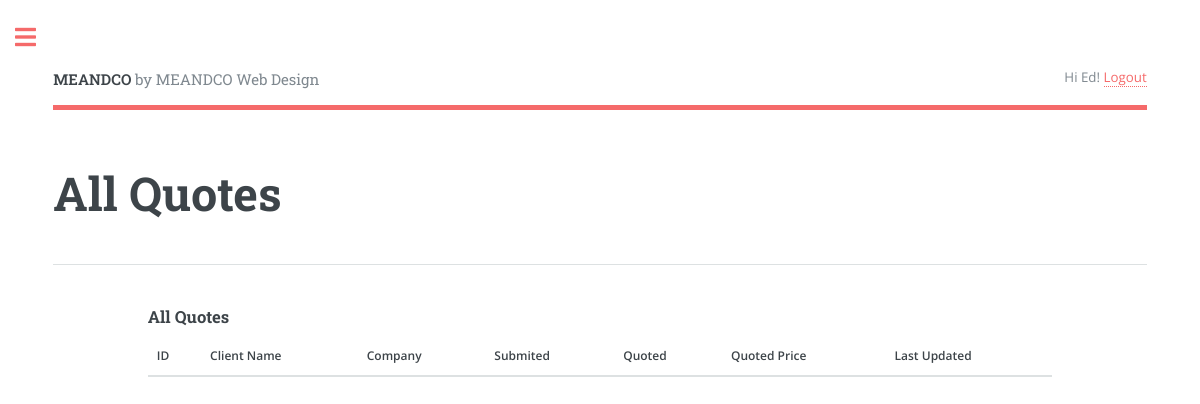
Before: /quotes/ (signed in) with the older database file.
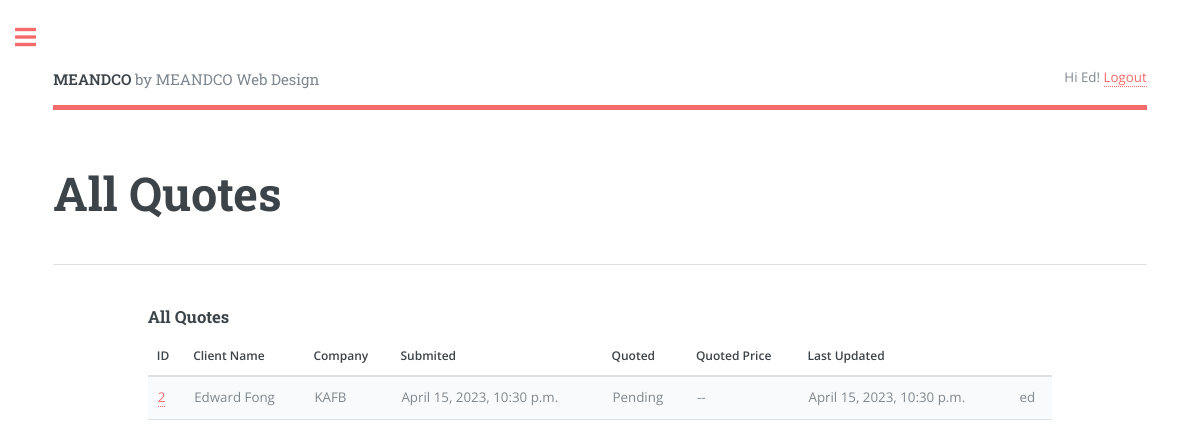
After: the same page with the newer database file.
### quote/models.py (models this page shows, shortened)
class Quote(models.Model):
    class Status(models.TextChoices):
        PENDING = 'Pending'
        REVIEWING = 'Reviewing'
        APPROVED = 'Approved'
    class Priority(models.TextChoices):
        URGENT  = 'UG', _('Urgent - 1 to week or less')
        NORMAL  = 'NM', _('Normal - 2 to 4 weeks')
        LOW     = 'LW', _('Low - Still Researching')
    name = models.CharField(max_length=250)
    requester = models.ForeignKey(User,
                                  on_delete=models.CASCADE, related_name='quotes')
    position = models.CharField(max_length=250, null=True,
                                blank=True)
    company = models.CharField(max_length=250, null=True,
                               blank=True)
    address = models.CharField(max_length=250, null=True,
                               blank=True)
    phone = models.CharField(max_length=30)
    email = models.EmailField(max_length=250)
    web_address = models.CharField(max_length=250, null=True,
                                   blank=True)
    description = models.TextField()
    created = models.DateTimeField(auto_now_add=True)
    updated = models.DateTimeField(auto_now=True)
    stat = models.CharField(max_length=20,
                              choices=Status.choices,
                              default=Status.PENDING)
    priority = models.CharField(max_length=2,
                                choices=Priority.choices,
                                default=Priority.NORMAL)
    quoted_price = models.DecimalField(max_digits=250,decimal_places=2,
                                    null=True, blank=True)
    jobfile = models.FileField(upload_to="jobfiles/", null=True, blank=True)
    class Meta:
        ordering = ['created']
        indexes = [
            models.Index(fields=['created'])
        ]

### quote/views.py (the view)
# urls.py: path('quotes/', views.quotes_list, name='quotes_list'),
@login_required(login_url='login')
def quotes_list(request):
    quotes =  Quote.objects.filter(requester=request.user)
    context = {'quotes':quotes}
    return render(request, 'quote/quotes_list.html', context)

### quote/templates/quote/quotes_list.html (shortened to what this page needs)
{% extends "base.html" %}
{% block header %}All Quotes{% endblock %}
{% block content %}
  <h3>All Quotes</h3>
    <div class="table-wrapper">
        <table>
            <thead>
            <tr>
                <th>ID</th>
                <th>Client Name</th>
                <th>Company</th>
                <th>Submited</th>
                <th>Quoted</th>
                <th>Quoted Price</th>
                <th>Last Updated</th>
            </tr>
            </thead>
            <tbody>
            {% if quotes %}
            {% for q in quotes %}
                <tr>
                    <td><a href="{% url 'quote_detail' q.id %}">{{ q.id }}</a></td>
                    <td>{{ q.name }}</td>
                    <td>{{ q.company }} </td>
                    <td>{{ q.created }}</td>
                    <td>{{ q.stat }}</td>
                    <td>{% if q.quoted_price  %}{{ q.quoted_price }} {% else %}--{% endif %}</td>
                    <td>{{ q.updated }}</td>
                    <td>{{ q.requester }}</td>
                </tr>
            {% endfor %}
            {% endif %}
          </tbody>
        </table>
     </div>
{% endblock %}

Changed rows visible on the page:
added Quote: id "2", name "Edward Fong", company "KAFB", created "April 15, 2023, 10:30 p.m.", stat "Pending", updated "April 15, 2023, 10:30 p.m.", requester "ed"
